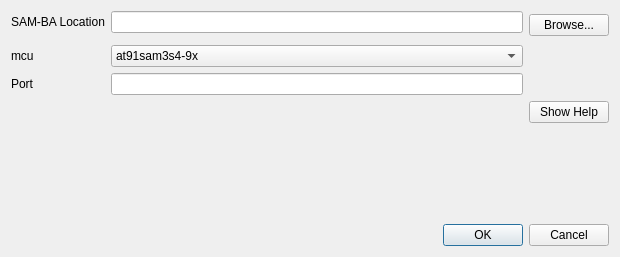
<?xml version="1.0" encoding="UTF-8"?>
<ui version="4.0">
 <class>burnConfigDialog</class>
 <widget class="QDialog" name="burnConfigDialog">
  <property name="geometry">
   <rect>
    <x>0</x>
    <y>0</y>
    <width>620</width>
    <height>257</height>
   </rect>
  </property>
  <property name="windowTitle">
   <string>SAM-BA Configuration</string>
  </property>
  <property name="windowIcon">
   <iconset resource="eepe.qrc">
    <normaloff>:/images/configure.png</normaloff>:/images/configure.png</iconset>
  </property>
  <layout class="QGridLayout" name="gridLayout_2">
   <item row="0" column="0">
    <layout class="QGridLayout" name="gridLayout">
     <item row="0" column="2">
      <widget class="QLineEdit" name="avrdude_location">
       <property name="toolTip">
        <string>Location of AVRDUDE executable</string>
       </property>
       <property name="whatsThis">
        <string>The location of the AVRDUDE.EXE executable.</string>
       </property>
       <property name="text">
        <string notr="true"/>
       </property>
      </widget>
     </item>
     <item row="0" column="4" rowspan="2">
      <widget class="QPushButton" name="pushButton">
       <property name="whatsThis">
        <string>Use this button to browse and look for the AVRDUDE.EXE executable file.</string>
       </property>
       <property name="text">
        <string>Browse...</string>
       </property>
      </widget>
     </item>
     <item row="4" column="4">
      <widget class="QPushButton" name="pushButton_4">
       <property name="whatsThis">
        <string>Show AVRDUDE help</string>
       </property>
       <property name="text">
        <string>Show Help</string>
       </property>
      </widget>
     </item>
     <item row="3" column="0">
      <widget class="QLabel" name="label_5">
       <property name="text">
        <string>Port</string>
       </property>
       <property name="alignment">
        <set>Qt::AlignLeading|Qt::AlignLeft|Qt::AlignVCenter</set>
       </property>
      </widget>
     </item>
     <item row="0" column="0">
      <widget class="QLabel" name="label">
       <property name="text">
        <string>SAM-BA Location</string>
       </property>
       <property name="alignment">
        <set>Qt::AlignLeading|Qt::AlignLeft|Qt::AlignVCenter</set>
       </property>
      </widget>
     </item>
     <item row="2" column="0">
      <widget class="QLabel" name="label_4">
       <property name="text">
        <string>mcu</string>
       </property>
       <property name="alignment">
        <set>Qt::AlignLeading|Qt::AlignLeft|Qt::AlignVCenter</set>
       </property>
      </widget>
     </item>
     <item row="2" column="2">
      <widget class="QComboBox" name="avrdude_mcu">
       <property name="whatsThis">
        <string>Programmer used for communicating with the controller.
Please consult the programmer's documentation and the AVRDUDE documentation to select the appropriate programmer.</string>
       </property>
       <property name="insertPolicy">
        <enum>QComboBox::InsertAlphabetically</enum>
       </property>
       <item>
        <property name="text">
         <string>at91sam3s4-9x</string>
        </property>
       </item>
       <item>
        <property name="text">
         <string>at91sam3s2-9x</string>
        </property>
       </item>
       <item>
        <property name="text">
         <string>at91sam3s8-9xr</string>
        </property>
       </item>
      </widget>
     </item>
     <item row="3" column="2">
      <widget class="QLineEdit" name="armPort">
       <property name="toolTip">
        <string>Extra arguments that will be passed to AVRDUDE on every call</string>
       </property>
       <property name="whatsThis">
        <string>Extra arguments used in AVRDUDE.
This can be used for providing extra information to AVRDUDE.

Please only use this if you know what you are doing.  There are no error checks and you could cripple your controller.</string>
       </property>
       <property name="text">
        <string notr="true"/>
       </property>
      </widget>
     </item>
    </layout>
   </item>
   <item row="2" column="0">
    <widget class="QDialogButtonBox" name="buttonBox">
     <property name="orientation">
      <enum>Qt::Horizontal</enum>
     </property>
     <property name="standardButtons">
      <set>QDialogButtonBox::Cancel|QDialogButtonBox::Ok</set>
     </property>
     <property name="centerButtons">
      <bool>false</bool>
     </property>
    </widget>
   </item>
   <item row="1" column="0">
    <spacer name="verticalSpacer">
     <property name="orientation">
      <enum>Qt::Vertical</enum>
     </property>
     <property name="sizeHint" stdset="0">
      <size>
       <width>20</width>
       <height>40</height>
      </size>
     </property>
    </spacer>
   </item>
  </layout>
 </widget>
 <resources>
  <include location="eepe.qrc"/>
 </resources>
 <connections>
  <connection>
   <sender>buttonBox</sender>
   <signal>rejected()</signal>
   <receiver>burnConfigDialog</receiver>
   <slot>reject()</slot>
   <hints>
    <hint type="sourcelabel">
     <x>316</x>
     <y>260</y>
    </hint>
    <hint type="destinationlabel">
     <x>286</x>
     <y>274</y>
    </hint>
   </hints>
  </connection>
  <connection>
   <sender>buttonBox</sender>
   <signal>accepted()</signal>
   <receiver>burnConfigDialog</receiver>
   <slot>accept()</slot>
   <hints>
    <hint type="sourcelabel">
     <x>248</x>
     <y>254</y>
    </hint>
    <hint type="destinationlabel">
     <x>157</x>
     <y>274</y>
    </hint>
   </hints>
  </connection>
 </connections>
</ui>
